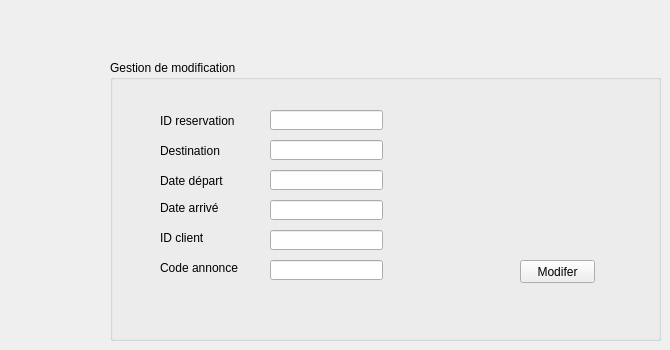
   <widget class="QWidget" name="modifrese">
    <attribute name="title">
     <string>Modifier réservation</string>
    </attribute>
    <widget class="QGroupBox" name="groupBox_4">
     <property name="geometry">
      <rect>
       <x>110</x>
       <y>60</y>
       <width>551</width>
       <height>281</height>
      </rect>
     </property>
     <property name="styleSheet">
      <string notr="true"/>
     </property>
     <property name="title">
      <string>Gestion de modification</string>
     </property>
     <widget class="QLabel" name="label_16">
      <property name="geometry">
       <rect>
        <x>50</x>
        <y>50</y>
        <width>91</width>
        <height>21</height>
       </rect>
      </property>
      <property name="text">
       <string>ID reservation</string>
      </property>
     </widget>
     <widget class="QLabel" name="label_17">
      <property name="geometry">
       <rect>
        <x>50</x>
        <y>80</y>
        <width>81</width>
        <height>21</height>
       </rect>
      </property>
      <property name="text">
       <string>Destination</string>
      </property>
     </widget>
     <widget class="QLabel" name="label_18">
      <property name="geometry">
       <rect>
        <x>50</x>
        <y>170</y>
        <width>61</width>
        <height>16</height>
       </rect>
      </property>
      <property name="text">
       <string>ID client</string>
      </property>
     </widget>
     <widget class="QLabel" name="label_19">
      <property name="geometry">
       <rect>
        <x>50</x>
        <y>200</y>
        <width>81</width>
        <height>16</height>
       </rect>
      </property>
      <property name="text">
       <string>Code annonce</string>
      </property>
     </widget>
     <widget class="QLabel" name="label_20">
      <property name="geometry">
       <rect>
        <x>50</x>
        <y>110</y>
        <width>81</width>
        <height>21</height>
       </rect>
      </property>
      <property name="text">
       <string>Date départ</string>
      </property>
     </widget>
     <widget class="QLabel" name="label_21">
      <property name="geometry">
       <rect>
        <x>50</x>
        <y>140</y>
        <width>81</width>
        <height>16</height>
       </rect>
      </property>
      <property name="text">
       <string>Date arrivé</string>
      </property>
     </widget>
     <widget class="QLineEdit" name="idreservation2">
      <property name="geometry">
       <rect>
        <x>160</x>
        <y>50</y>
        <width>113</width>
        <height>20</height>
       </rect>
      </property>
     </widget>
     <widget class="QLineEdit" name="destination2">
      <property name="geometry">
       <rect>
        <x>160</x>
        <y>80</y>
        <width>113</width>
        <height>20</height>
       </rect>
      </property>
     </widget>
     <widget class="QLineEdit" name="idclient2">
      <property name="geometry">
       <rect>
        <x>160</x>
        <y>170</y>
        <width>113</width>
        <height>20</height>
       </rect>
      </property>
     </widget>
     <widget class="QLineEdit" name="codean2">
      <property name="geometry">
       <rect>
        <x>160</x>
        <y>200</y>
        <width>113</width>
        <height>20</height>
       </rect>
      </property>
     </widget>
     <widget class="QPushButton" name="pb_modifer_2">
      <property name="geometry">
       <rect>
        <x>410</x>
        <y>200</y>
        <width>75</width>
        <height>23</height>
       </rect>
      </property>
      <property name="text">
       <string>Modifer</string>
      </property>
     </widget>
     <widget class="QLineEdit" name="datede2">
      <property name="geometry">
       <rect>
        <x>160</x>
        <y>110</y>
        <width>113</width>
        <height>20</height>
       </rect>
      </property>
     </widget>
     <widget class="QLineEdit" name="datear2">
      <property name="geometry">
       <rect>
        <x>160</x>
        <y>140</y>
        <width>113</width>
        <height>20</height>
       </rect>
      </property>
     </widget>
    </widget>
   </widget>
